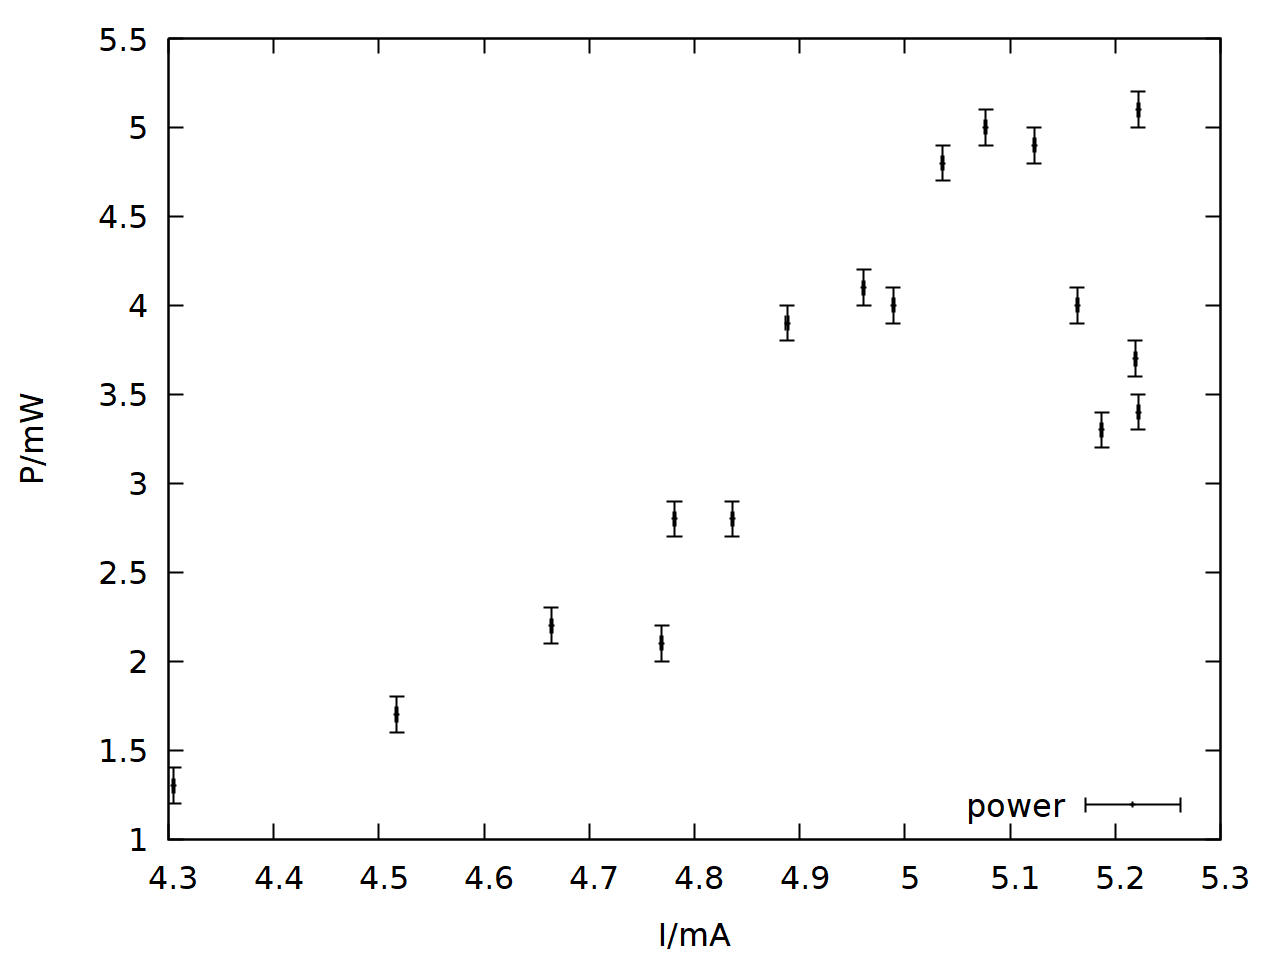

Write gnuplot code to recreate this figure.
set samples 1000 
set term pngcairo size 1280,960 fontscale 2 linewidth 2

set xlabel "I/mA"
set ylabel "P/mW"

unset xrange
set key bottom right


set output 'bfeld.png' 
p 'bfeld.txt' u "I":"P":"dI":"dP" w xyerrorbars title "power" lt rgb "black",\

	
	